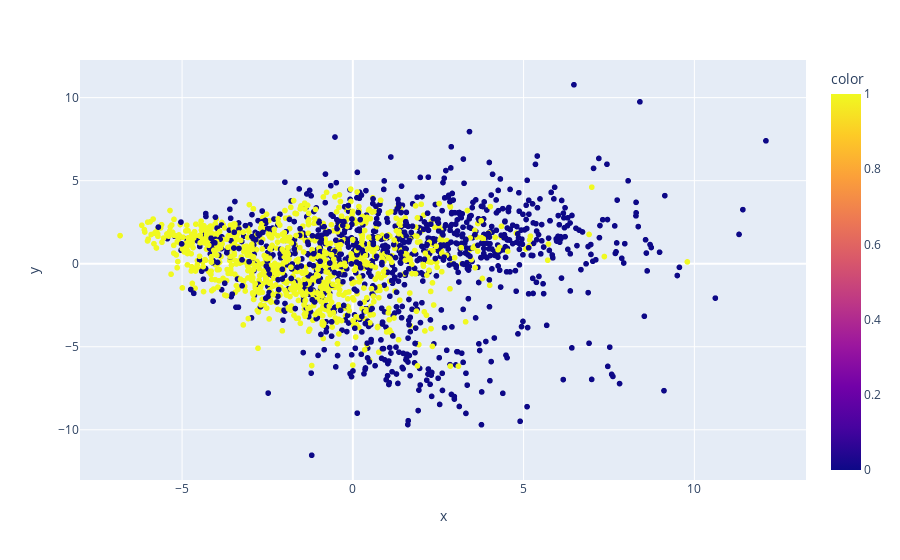

The notebook cell saved with this chart:
### Code cell
transformed = pca.transform(X_test)

import plotly.express as px
fig = px.scatter(x=transformed[:,0], y=transformed[:,1], color=y_test)
fig.show()

### Figure 1 — Plotly figure (JSON) as saved in the notebook; plotly's stock layout.template omitted (floating-point values rounded to 4 significant figures; data arrays with more than 128 entries replaced by an {"elided": "..."} marker saying what was removed)
{"data": [{"hoverlabel": {"namelength": 0}, "hovertemplate": "x=%{x}<br>y=%{y}<br>color=%{marker.color}", "legendgroup": "", "marker": {"color": {"elided": "2003 int values"}, "coloraxis": "coloraxis", "symbol": "circle"}, "mode": "markers", "name": "", "showlegend": false, "type": "scattergl", "x": {"elided": "2003 float values"}, "xaxis": "x", "y": {"elided": "2003 float values"}, "yaxis": "y"}], "layout": {"coloraxis": {"colorbar": {"title": {"text": "color"}}, "colorscale": [[0, "#0d0887"], [0.1111, "#46039f"], [0.2222, "#7201a8"], [0.3333, "#9c179e"], [0.4444, "#bd3786"], [0.5556, "#d8576b"], [0.6667, "#ed7953"], [0.7778, "#fb9f3a"], [0.8889, "#fdca26"], [1, "#f0f921"]]}, "legend": {"tracegroupgap": 0}, "margin": {"t": 60}, "xaxis": {"anchor": "y", "domain": [0, 1], "title": {"text": "x"}}, "yaxis": {"anchor": "x", "domain": [0, 1], "title": {"text": "y"}}}}
